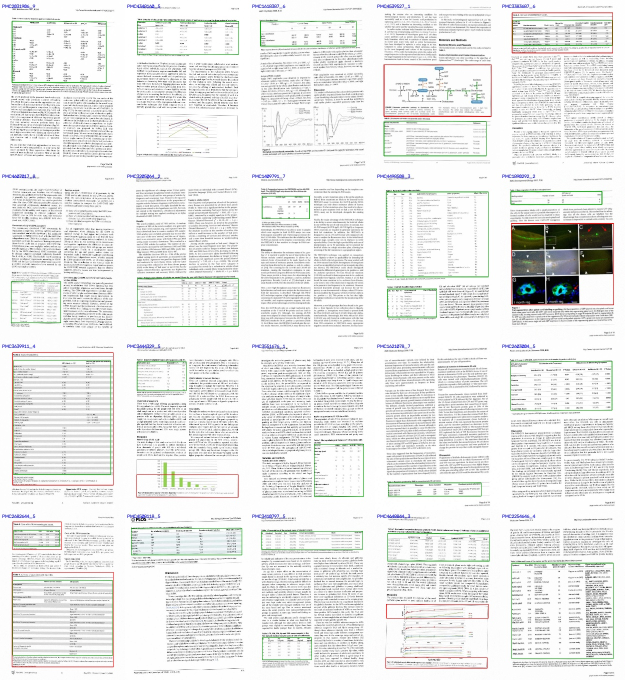
#> input picture reports/diagnostics/contact-before.jpg, 1250 x 1360 px (shown at 1/2 size)
$ python -i preprocessing.py   (imports and definitions only)
#> lines starting #> are read from the running program, lines starting #| are printed output that depends on the picture
#> further down, picture is the input picture: shape (1360, 1250, 3); mean B, G, R 232, 233.2, 232.4
import cv2
import numpy as np


def preprocess(image):
    gray = cv2.cvtColor(image, cv2.COLOR_BGR2GRAY)
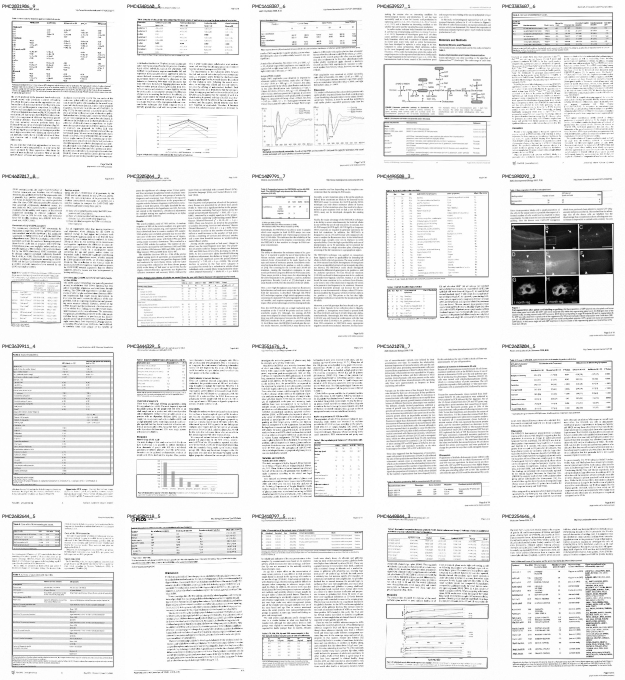
#> gray: shape (1360, 1250) (shown at 1/2 size); min 0, max 255, mean 232.8
    scale = min(1, 600 / max(gray.shape))
#> scale = 0.441
    thumbnail = cv2.resize(gray, None, fx=scale, fy=scale)
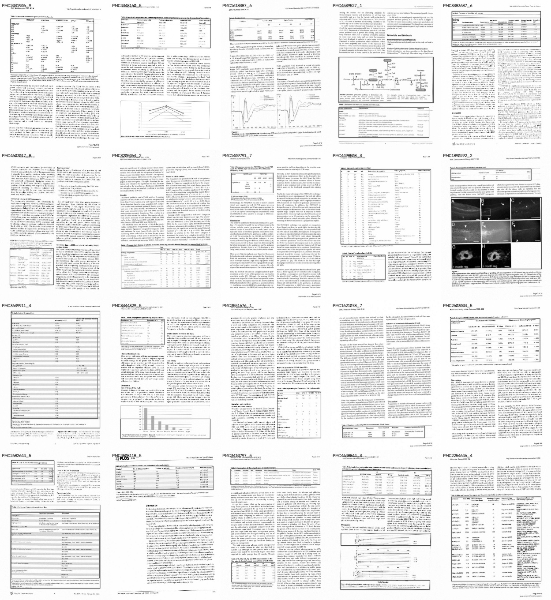
#> thumbnail: shape (600, 551); min 0, max 255, mean 232.9
    binary = cv2.threshold(
        thumbnail, 0, 255, cv2.THRESH_BINARY_INV + cv2.THRESH_OTSU
    )[1]
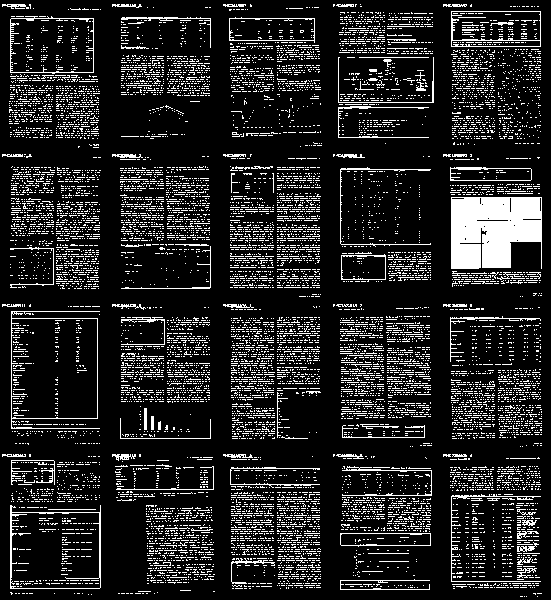
#> binary: shape (600, 551); 14.5% white in thin lines or dots
    lines = cv2.HoughLinesP(
        binary,
        1,
        np.pi / 360,
        40,
        minLineLength=max(40, thumbnail.shape[1] // 10),
        maxLineGap=5,
    )
#> lines = 131 rows, first 6: [11, 110, 11, 16], [451, 232, 541, 236], [451, 219, 541, 218], [232, 533, 319, 533], [461, 285, 541, 205], [12, 18, 93, 18]
    angles = []
    if lines is not None:
        for x0, y0, x1, y1 in lines.reshape(-1, 4):
            angle = np.degrees(np.arctan2(y1 - y0, x1 - x0))
            if abs(angle) < 5:
                angles.append(angle)
#> this loop made 131 passes
#> (x0, y0, x1, y1, angle) on passes 1 to 12: (11, 110, 11, 16, -90), (451, 232, 541, 236, 2.54), (451, 219, 541, 218, -0.637), (232, 533, 319, 533, 0), (461, 285, 541, 205, -45), (12, 18, 93, 18, 0), (469, 192, 479, 283, 83.73), (451, 197, 541, 203, 3.81), (451, 581, 451, 496, -90), (13, 201, 97, 202, 0.682), (451, 40, 540, 40, 0), (517, 505, 528, 585, 82.17)
#> angle on passes 63, 64, 67, 68, 69, 72: 0, 0, 0, 0, 0, 0.651
#> after the loop, angles = 61 values, max 3.81 at index 4, min -1.76 at index 11, mean 0.0742
    angle = float(np.median(angles)) if angles else 0.0
    height, width = gray.shape
#> height = 1360; width = 1250
    matrix = cv2.getRotationMatrix2D((width / 2, height / 2), angle, 1)
#> matrix = [[1, 0, 0], [0, 1, 0]]
    gray = cv2.warpAffine(gray, matrix, (width, height), borderValue=255)
    gray = cv2.medianBlur(gray, 3)
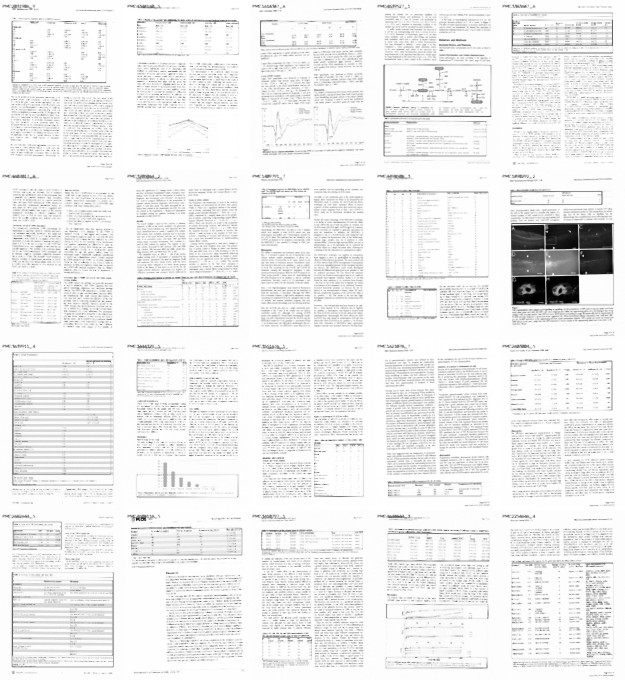
#> gray: shape (1360, 1250) (shown at 1/2 size); min 0, max 255, mean 237.4
    binary = cv2.adaptiveThreshold(
        gray,
        255,
        cv2.ADAPTIVE_THRESH_GAUSSIAN_C,
        cv2.THRESH_BINARY_INV,
        31,
        15,
    )
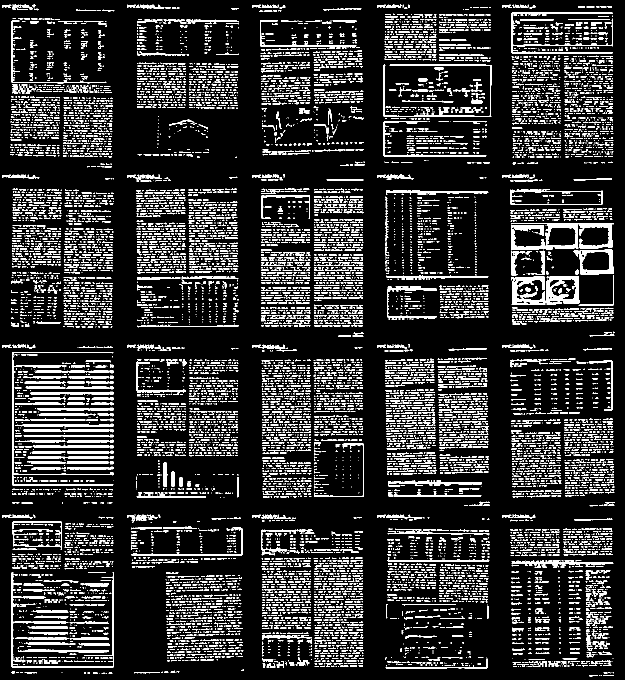
#> binary: shape (1360, 1250) (shown at 1/2 size); 14.5% white in thin lines or dots
    return gray, binary, cv2.invertAffineTransform(matrix)

>>> import cv2
>>> picture = cv2.imread('../../../contact-before.jpg')
>>> result = preprocess(picture)
